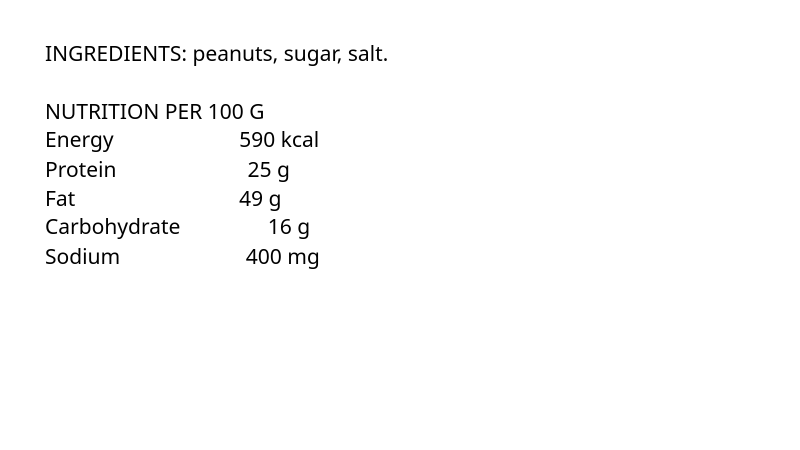
#> input picture data/benchmarks/images/en_mg_004.png, 1600 x 900 px (shown at 1/2 size)
$ python -i preprocessing.py   (imports and definitions only)   (older library calls are emulated)
#> lines starting #> are read from the running program, lines starting #| are printed output that depends on the picture; after the words box and inside, x2 and y2 are one past the last pixel; in counts of white or black regions, pixels touching at a corner belong together
#> further down, picture is the input picture: shape (900, 1600, 3); min 0, max 255, mean 251.2
from __future__ import annotations

import io

import numpy as np
from app.products.label_ocr.contracts import PreprocessedImage, PreprocessingMetadata
from PIL import Image, ImageEnhance, ImageOps, UnidentifiedImageError

MAX_IMAGE_PIXELS = 24_000_000


class LabelImageError(ValueError):
    pass


# [86 lines left out: functions preprocess_image, _load_image, _opencv_pipeline, not called in this run]


def _correct_perspective(rgb: np.ndarray) -> tuple[np.ndarray, bool]:
    import cv2

    gray = cv2.cvtColor(rgb, cv2.COLOR_RGB2GRAY)
    edges = cv2.Canny(cv2.GaussianBlur(gray, (5, 5), 0), 50, 150)
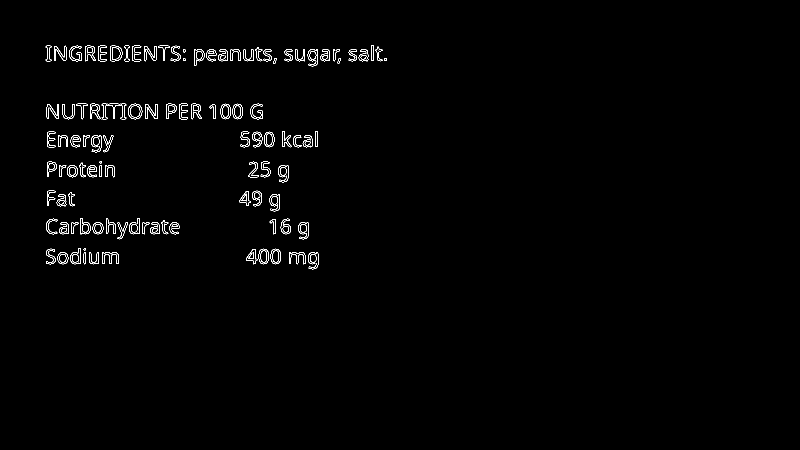
#> edges: shape (900, 1600) (shown at 1/2 size); 0.92% white in thin lines or dots, all inside (x1, y1, x2, y2) = (91, 90, 774, 539)
    contours, _ = cv2.findContours(edges, cv2.RETR_LIST, cv2.CHAIN_APPROX_SIMPLE)
#> contours = 298 contours, 43 with area under 20; largest, box (x1, y1, x2, y2) and area: (256, 207, 285, 239) 688, (256, 207, 285, 239) 668, (220, 91, 245, 123) 642, (220, 91, 245, 123) 631, (203, 207, 253, 239) 516
    image_area = rgb.shape[0] * rgb.shape[1]
#> image_area = 1440000
    for contour in sorted(contours, key=cv2.contourArea, reverse=True)[:8]:
        if cv2.contourArea(contour) < image_area * 0.22:
            continue
        perimeter = cv2.arcLength(contour, True)
        polygon = cv2.approxPolyDP(contour, 0.02 * perimeter, True)
        if len(polygon) != 4:
            continue
        points = _order_points(polygon.reshape(4, 2).astype("float32"))
        width = int(max(np.linalg.norm(points[2] - points[3]), np.linalg.norm(points[1] - points[0])))
        height = int(max(np.linalg.norm(points[1] - points[2]), np.linalg.norm(points[0] - points[3])))
        if width < 200 or height < 120:
            continue
        destination = np.array([[0, 0], [width - 1, 0], [width - 1, height - 1], [0, height - 1]], dtype="float32")
        matrix = cv2.getPerspectiveTransform(points, destination)
        return cv2.warpPerspective(rgb, matrix, (width, height), borderMode=cv2.BORDER_REPLICATE), True
#> this loop made 8 passes
    return rgb, False


# [70 lines left out: functions _order_points, _estimate_skew, _rotate, _quality_issues, _fallback_metadata, not called in this run]

>>> import cv2
>>> picture = cv2.cvtColor(cv2.imread('../../../../../data/benchmarks/images/en_mg_004.png'), cv2.COLOR_BGR2RGB)
>>> result = _correct_perspective(picture)
